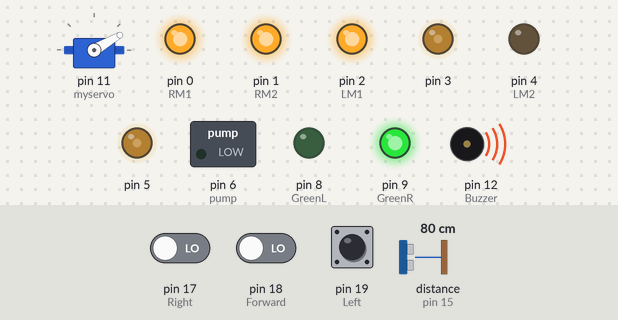
Simulated run of this sketch. Board: Arduino Uno, built with avr-gcc and run on an emulated ATmega328P. Shown: servo, switched loads named in the sketch (green lamp = pin HIGH), output pins drawn as LEDs (lit = HIGH), buzzer (waves = sounding, pin HIGH). Wiring (inferred from the names in the program): ultrasonic range finder: trigger pin 14; echo pin 15. Dashed ring = blinking. Inputs (shaded band) come from the test bench; at power-on: pin 19 (Left) LOW, pin 17 (Right) LOW, pin 18 (Forward) LOW, distance to the obstacle (sensor on pin 15) 80 cm. The echo pulse lasts 58.3 µs per cm; pins used as bus, display or sensor lines are not drawn.

Above: at 1.2 s.
1.3 s: pin 19 (Left) pulled HIGH for 0.15 s
At 1.37 s:
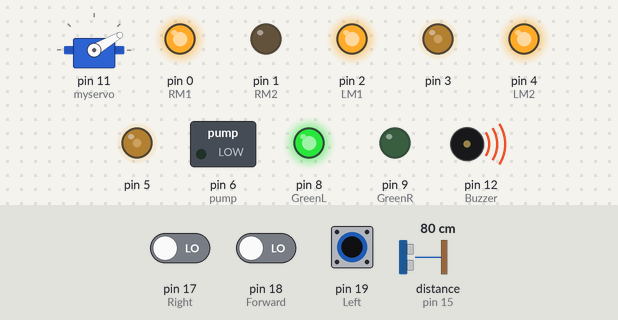
2.9 s: pin 19 (Left) pulled HIGH for 3.2 s
At 7.2 s:
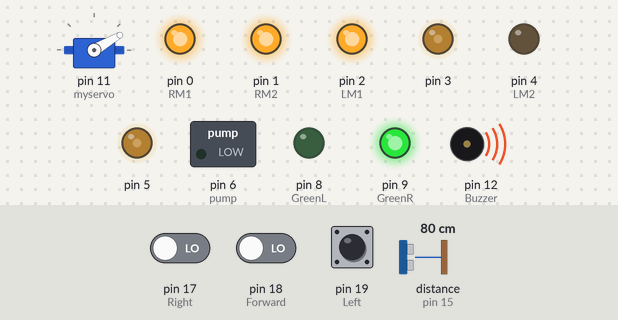
7.6 s: pin 17 (Right) driven HIGH and pin 19 (Left) driven HIGH
At 9.9 s:
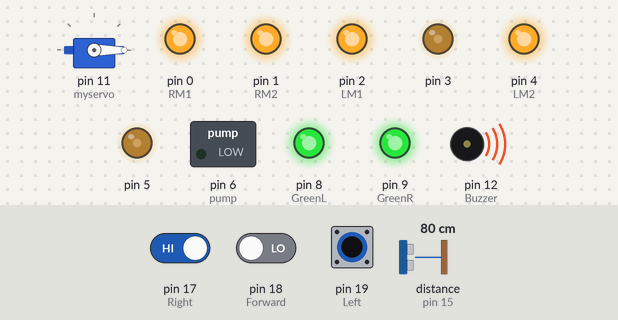
10.6 s: pin 18 (Forward) driven HIGH
At 12.5 s:
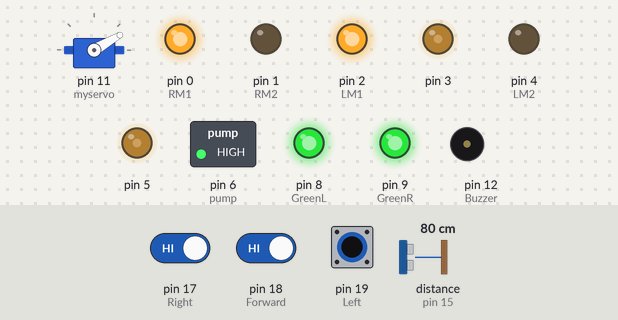
12.9 s: distance to the obstacle (sensor on pin 15) set to 33 cm
14.4 s: distance to the obstacle (sensor on pin 15) set to 28 cm
At 16.2 s:
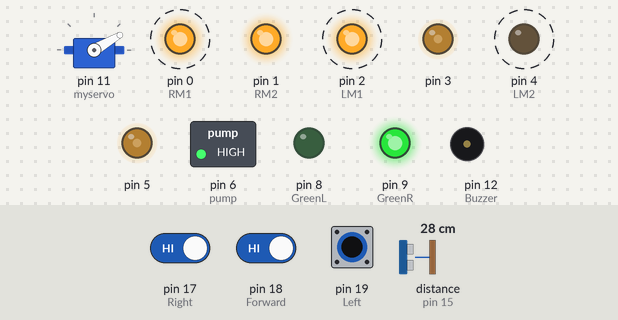
Timing chart, 0 to 18.4 s (numbered marks = the images above; inputs shaded):
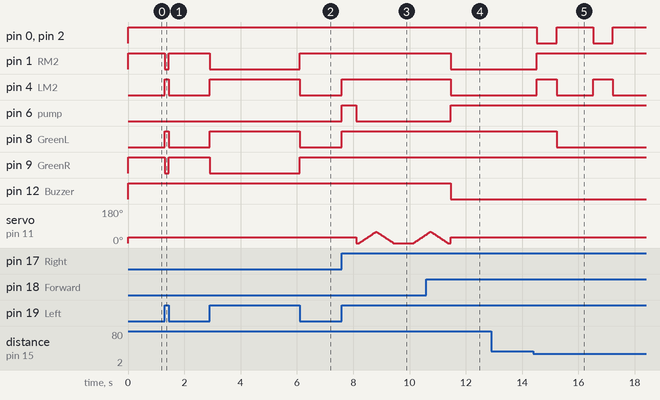

Measured:
- the behaviour switches between 31 and 30 cm on distance to the obstacle (sensor on pin 15) (found by bisection; images 4 and 5)
- after the input at 1.3 s, pin 1 (RM2), pin 9 (GreenR): HIGH → LOW at once, → HIGH 0.15 s later; pin 4 (LM2), pin 8 (GreenL): LOW → HIGH at once, → LOW 0.15 s later
- after the input at 2.9 s, pin 1 (RM2), pin 9 (GreenR): HIGH → LOW at once, → HIGH 3.2 s later; pin 4 (LM2), pin 8 (GreenL): LOW → HIGH at once, → LOW 3.2 s later
- after the input at 7.6 s, pin 4 (LM2), pin 8 (GreenL): LOW → HIGH at once; pin 6 (pump): LOW → HIGH at once, → LOW 0.50 s later
- after the input at 10.6 s, pin 1 (RM2), pin 4 (LM2), pin 12 (Buzzer): HIGH → LOW after 0.87 s; pin 6 (pump): LOW → HIGH after 0.86 s
- after the input at 12.9 s, every drawn part: stays the same
- after the input at 14.4 s, pin 0 (RM1), pin 2 (LM1): alternates HIGH for 1.3 s and LOW for 0.70 s, starting after 0.12 s; pin 1 (RM2): LOW → HIGH after 0.12 s; pin 4 (LM2): alternates HIGH for 0.70 s and LOW for 1.3 s, starting after 0.12 s; pin 8 (GreenL): HIGH → LOW after 0.82 s

The sketch:

Fire_Fighting_Robot.ino
```cpp
#include <Servo.h> //include servo.h library
Servo myservo;
int pos = 30;
int motor_speed = 90;
int distance = 60;
boolean fire = false;
#define Left 19 // left sensor
#define Right 17 // right sensor
#define Forward 18 //front sensor
#define LM1 2 // left motor
#define LM2 4 // left motor
#define RM1 0 // right motor
#define RM2 1 // right motor
#define pump 6 //water pump
#define trigPin 14 // ultrasonic sensor trigger
#define echoPin 15 // ultrasonic sensor echo
#define Buzzer 12 // Buzzer
#define GreenL 8 // Led
#define GreenR 9 // Led


void setup() {
  pinMode(Left, INPUT);
  pinMode(Right, INPUT);
  pinMode(Forward, INPUT);

  pinMode(trigPin, OUTPUT);
  pinMode(echoPin, INPUT);

  pinMode(LM1, OUTPUT);
  pinMode(LM2, OUTPUT);
  pinMode(RM1, OUTPUT);
  pinMode(RM2, OUTPUT);

  pinMode(pump, OUTPUT);

  pinMode(GreenL, OUTPUT);
  pinMode(GreenR, OUTPUT);

  pinMode(Buzzer, OUTPUT);

  analogWrite(3, motor_speed);
  analogWrite(5, motor_speed);

  myservo.attach(11);
  myservo.write(0);
}


void put_off_fire() {
  delay(500);
  digitalWrite(pump,LOW);
  for (pos = -10; pos <= 60; pos += 1) {
    myservo.write(pos);
    delay(10);
    }
  for (pos = 60; pos >= -10; pos -= 1) {
    myservo.write(pos);
    delay(10);
    }
  if (digitalRead(Forward) == 0) {
    put_off_fire();
    }
  digitalWrite(pump,HIGH);
  myservo.write(30);
  fire=false;
}

long readUltrasonicDistance()
{
  pinMode(trigPin, OUTPUT);
  digitalWrite(trigPin, LOW);
  delayMicroseconds(2);

  digitalWrite(trigPin, HIGH);
  delayMicroseconds(10);
  digitalWrite(trigPin, LOW);
  pinMode(echoPin, INPUT);

  return pulseIn(echoPin, HIGH);
}


void go_forward()
{
  digitalWrite(pump,HIGH);
  digitalWrite(GreenR, HIGH);
  digitalWrite(GreenL, HIGH);
  digitalWrite(LM1, HIGH);
  digitalWrite(LM2, LOW);
  digitalWrite(RM1, HIGH);
  digitalWrite(RM2, LOW);
}

void go_right(){
  digitalWrite(GreenR, HIGH);
  digitalWrite(GreenL, LOW);
  digitalWrite(LM1, HIGH);
  digitalWrite(LM2, LOW);
  digitalWrite(RM1, HIGH);
  digitalWrite(RM2, HIGH);
}

void go_left(){
  digitalWrite(GreenR, LOW);
  digitalWrite(GreenL, HIGH);
  digitalWrite(LM1, HIGH);
  digitalWrite(LM2, HIGH);
  digitalWrite(RM1, HIGH);
  digitalWrite(RM2, LOW);

}

void go_back(){
  digitalWrite(LM1, LOW);
  digitalWrite(LM2, HIGH);
  digitalWrite(RM1, LOW);
  digitalWrite(RM2, HIGH);
}

void stop(){
  digitalWrite(GreenR, HIGH);
  digitalWrite(GreenL, HIGH);
  digitalWrite(LM1, HIGH);
  digitalWrite(LM2, HIGH);
  digitalWrite(RM1, HIGH);
  digitalWrite(RM2, HIGH);
}

void loop() {
  distance = 0.01723 * readUltrasonicDistance();
  myservo.write(30); //Sweep_Servo();


  if (digitalRead(Left) == 1 && digitalRead(Right)== 1 && digitalRead(Forward) == 1) {
    digitalWrite(pump,HIGH);
    digitalWrite(Buzzer, LOW);
    if (distance > 30){
      go_forward();
      delay(200);


    }
    else if (distance < 30){
      go_back();
      delay(700);
      go_right();
      delay(1300);
    }
  }

  else if (digitalRead(Left) == 0) {
    go_right();
    digitalWrite(Buzzer, HIGH);
  }

  else if (digitalRead(Right) == 0) {
    go_left();
    digitalWrite(Buzzer, HIGH);
  }

  else if (digitalRead(Forward) == 0) {
    go_forward();

    digitalWrite(Buzzer, HIGH);
    fire = true;
  }

  while (fire == true) {
    stop();
    put_off_fire();
  }
}
```
